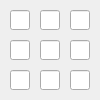
   <widget class="QWidget" name="gridLayoutWidget_2">
    <property name="geometry">
     <rect>
      <x>10</x>
      <y>130</y>
      <width>100</width>
      <height>100</height>
     </rect>
    </property>
    <layout class="QGridLayout" name="gridLayout_8">
     <property name="leftMargin">
      <number>10</number>
     </property>
     <property name="topMargin">
      <number>10</number>
     </property>
     <property name="rightMargin">
      <number>10</number>
     </property>
     <property name="bottomMargin">
      <number>10</number>
     </property>
     <property name="spacing">
      <number>10</number>
     </property>
     <item row="1" column="2">
      <widget class="QLineEdit" name="lineEdit_56">
       <property name="minimumSize">
        <size>
         <width>20</width>
         <height>20</height>
        </size>
       </property>
       <property name="maximumSize">
        <size>
         <width>20</width>
         <height>20</height>
        </size>
       </property>
       <property name="alignment">
        <set>Qt::AlignCenter</set>
       </property>
      </widget>
     </item>
     <item row="0" column="1">
      <widget class="QLineEdit" name="lineEdit_57">
       <property name="minimumSize">
        <size>
         <width>20</width>
         <height>20</height>
        </size>
       </property>
       <property name="maximumSize">
        <size>
         <width>20</width>
         <height>20</height>
        </size>
       </property>
       <property name="alignment">
        <set>Qt::AlignCenter</set>
       </property>
      </widget>
     </item>
     <item row="0" column="0">
      <widget class="QLineEdit" name="lineEdit_58">
       <property name="minimumSize">
        <size>
         <width>20</width>
         <height>20</height>
        </size>
       </property>
       <property name="maximumSize">
        <size>
         <width>20</width>
         <height>20</height>
        </size>
       </property>
       <property name="alignment">
        <set>Qt::AlignCenter</set>
       </property>
      </widget>
     </item>
     <item row="0" column="2">
      <widget class="QLineEdit" name="lineEdit_59">
       <property name="minimumSize">
        <size>
         <width>20</width>
         <height>20</height>
        </size>
       </property>
       <property name="maximumSize">
        <size>
         <width>20</width>
         <height>20</height>
        </size>
       </property>
       <property name="alignment">
        <set>Qt::AlignCenter</set>
       </property>
      </widget>
     </item>
     <item row="1" column="1">
      <widget class="QLineEdit" name="lineEdit_60">
       <property name="minimumSize">
        <size>
         <width>20</width>
         <height>20</height>
        </size>
       </property>
       <property name="maximumSize">
        <size>
         <width>20</width>
         <height>20</height>
        </size>
       </property>
       <property name="alignment">
        <set>Qt::AlignCenter</set>
       </property>
      </widget>
     </item>
     <item row="1" column="0">
      <widget class="QLineEdit" name="lineEdit_61">
       <property name="minimumSize">
        <size>
         <width>20</width>
         <height>20</height>
        </size>
       </property>
       <property name="maximumSize">
        <size>
         <width>20</width>
         <height>20</height>
        </size>
       </property>
       <property name="alignment">
        <set>Qt::AlignCenter</set>
       </property>
      </widget>
     </item>
     <item row="2" column="0">
      <widget class="QLineEdit" name="lineEdit_62">
       <property name="minimumSize">
        <size>
         <width>20</width>
         <height>20</height>
        </size>
       </property>
       <property name="maximumSize">
        <size>
         <width>20</width>
         <height>20</height>
        </size>
       </property>
       <property name="alignment">
        <set>Qt::AlignCenter</set>
       </property>
      </widget>
     </item>
     <item row="2" column="1">
      <widget class="QLineEdit" name="lineEdit_63">
       <property name="minimumSize">
        <size>
         <width>20</width>
         <height>20</height>
        </size>
       </property>
       <property name="maximumSize">
        <size>
         <width>20</width>
         <height>20</height>
        </size>
       </property>
       <property name="alignment">
        <set>Qt::AlignCenter</set>
       </property>
      </widget>
     </item>
     <item row="2" column="2">
      <widget class="QLineEdit" name="lineEdit_64">
       <property name="minimumSize">
        <size>
         <width>20</width>
         <height>20</height>
        </size>
       </property>
       <property name="maximumSize">
        <size>
         <width>20</width>
         <height>20</height>
        </size>
       </property>
       <property name="alignment">
        <set>Qt::AlignCenter</set>
       </property>
      </widget>
     </item>
    </layout>
   </widget>
